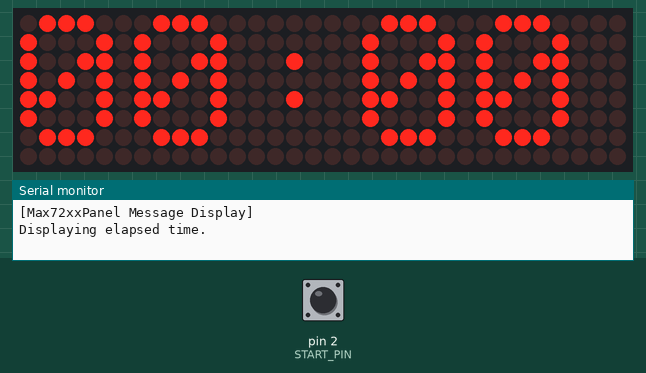
This sketch was run on a simulated Arduino Uno, built with avr-gcc and run on an emulated ATmega328P. Shown: 32×8 LED matrix, the last lines printed to the serial monitor. The test bench sets the inputs (shaded band); at power-on: pin 2 (START_PIN) HIGH.

Above: at 1.2 s.
1.3 s: pin 2 (START_PIN) pulled LOW for 0.15 s
At 1.45 s:
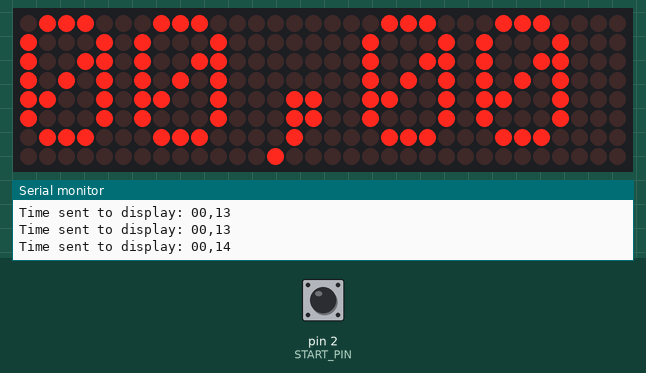
3.7 s: pin 2 (START_PIN) pulled LOW for 1 s
At 4.48 s:
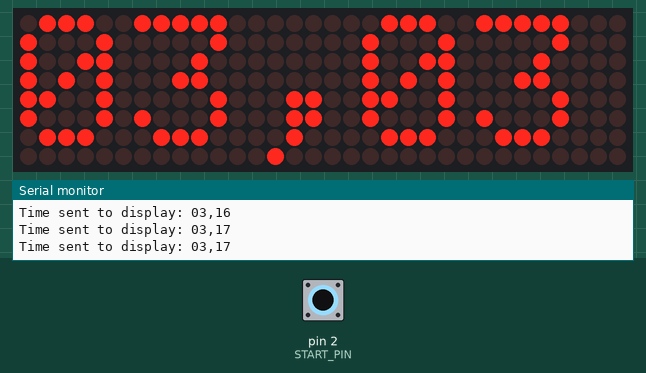
6.2 s: pin 2 (START_PIN) pulled LOW for 0.15 s
At 8.73 s:
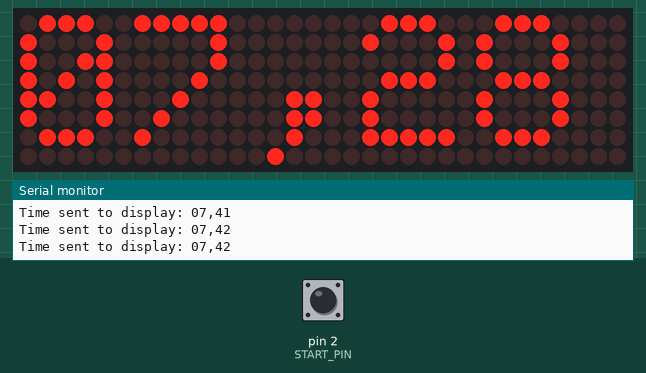
9.3 s: pin 2 (START_PIN) pulled LOW for 1 s
At 11.46 s:
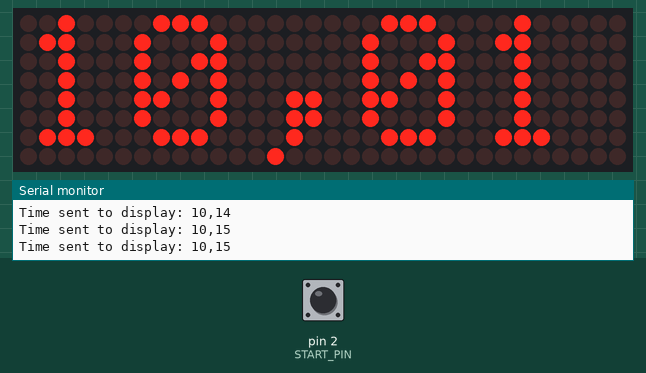
12.8 s: pin 2 (START_PIN) pulsed LOW 2 times (0.12 s each, 0.3 s apart)
At 13.88 s:
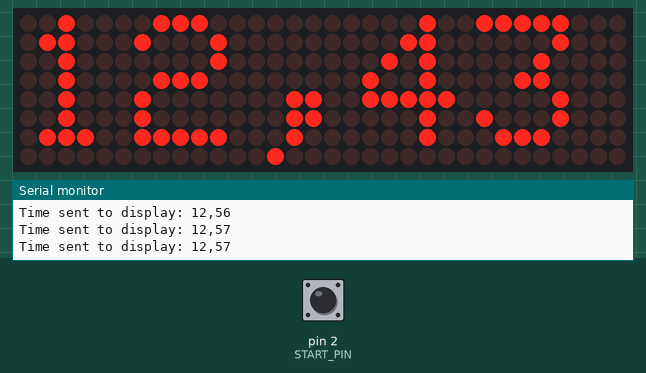
Timing chart, 0 to 15.8 s (numbered marks = the images above; inputs shaded):
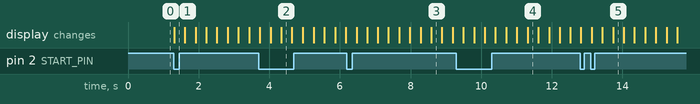

The sketch:

displaytest.ino
```cpp
#include <SPI.h>
#include <Adafruit_GFX.h>
#include <Max72xxPanel.h>

#define CS_PIN 10  // Chip select pin

// Define the number of devices in the chain
int numberOfHorizontalDisplays = 1; // Number of horizontal displays
int numberOfVerticalDisplays = 4;   // Number of vertical displays
Max72xxPanel matrix = Max72xxPanel(CS_PIN, numberOfHorizontalDisplays, numberOfVerticalDisplays);

#define START_PIN 2

char szTime[9];    // Buffer for elapsed time display
unsigned long startTime = 0; // Timer start time
bool timing = false; // Timing state
bool started = false; // Timer started state

void setup() {
  matrix.setIntensity(15); // Set brightness
  matrix.setRotation(3); // Set rotation
  Serial.begin(115200);
  Serial.println("\n[Max72xxPanel Message Display]\nDisplaying elapsed time.");

  pinMode(START_PIN, INPUT_PULLUP);

  // Display initial time
  displayInitialTime();
}

void loop() {
  // Check for button presses
  if (digitalRead(START_PIN) == LOW) {
    if (!timing && !started) {
      startTimer();
    } else {
      timing = !timing; // Toggle timing
    }
  }

  // Update the display if timing
  if (timing) {
    displayTime();
  }
}

// Function to start the timer
void startTimer() {
  startTime = millis(); // Start the timer
  timing = true; // Set timing to true
  started = true; // Mark that the timer has started
  Serial.println("Timer started");
}

// Function to display elapsed time
void displayTime() {
  unsigned long elapsedTime = millis() - startTime; // Calculate elapsed time
  int hundreds = (elapsedTime / 10) % 100; // Get hundredths
  int seconds = (elapsedTime / 1000) % 120; // Get seconds

  // Format the time as mm:ss
  sprintf(szTime, "%02d,%02d", seconds, hundreds);
  Serial.print("Time sent to display: ");
  Serial.println(szTime);

  // Display the elapsed time
  displayElapsedTime();
}

// Function to blink the elapsed time
void blinkTime() {
  for (int i = 0; i < 5; i++) { // Blink 5 times
    matrix.fillScreen(LOW); // Clear the display
    matrix.setCursor(0, 0); // Set cursor to the start
    matrix.print(szTime); // Print the elapsed time
    matrix.write(); // Update the display
    delay(500); // Wait for half a second
    matrix.fillScreen(LOW); // Clear the display
    delay(500); // Wait for half a second
  }
}

// Function to display initial time
void displayInitialTime() {
  matrix.fillScreen(LOW); // Clear the display
  matrix.setCursor(0, 0); // Set cursor to the start
  matrix.print("00:00"); // Print initial time
  matrix.write(); // Update the display
}

// Function to display elapsed time
void displayElapsedTime() {
  matrix.fillScreen(LOW); // Clear the display
  matrix.setCursor(0, 0); // Set cursor to the start
  matrix.print(szTime); // Print the elapsed time
  matrix.write(); // Update the display
}
```

Measured:
- after the input at 1.3 s, the display: changes at once (image 1)
